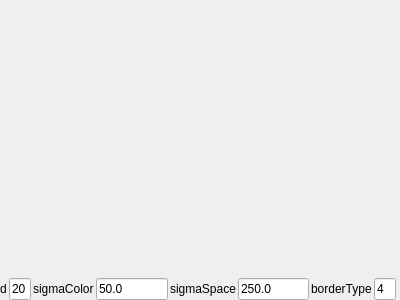
<?xml version="1.0" encoding="UTF-8"?>
<ui version="4.0">
 <class>BilateralWidget</class>
 <widget class="QWidget" name="BilateralWidget">
  <property name="geometry">
   <rect>
    <x>0</x>
    <y>0</y>
    <width>400</width>
    <height>300</height>
   </rect>
  </property>
  <property name="windowTitle">
   <string>BilateralWidget</string>
  </property>
  <layout class="QVBoxLayout" name="verticalLayout">
   <property name="leftMargin">
    <number>0</number>
   </property>
   <property name="topMargin">
    <number>0</number>
   </property>
   <property name="rightMargin">
    <number>0</number>
   </property>
   <property name="bottomMargin">
    <number>0</number>
   </property>
   <item>
    <widget class="QScrollArea" name="scrollArea">
     <property name="frameShape">
      <enum>QFrame::NoFrame</enum>
     </property>
     <property name="widgetResizable">
      <bool>true</bool>
     </property>
     <widget class="QWidget" name="scrollAreaWidgetContents">
      <property name="geometry">
       <rect>
        <x>0</x>
        <y>0</y>
        <width>400</width>
        <height>274</height>
       </rect>
      </property>
      <layout class="QVBoxLayout" name="verticalLayout_2">
       <property name="leftMargin">
        <number>0</number>
       </property>
       <property name="topMargin">
        <number>0</number>
       </property>
       <property name="rightMargin">
        <number>0</number>
       </property>
       <property name="bottomMargin">
        <number>0</number>
       </property>
       <item>
        <widget class="QLabel" name="labelImage"/>
       </item>
      </layout>
     </widget>
    </widget>
   </item>
   <item>
    <widget class="QWidget" name="widget" native="true">
     <layout class="QHBoxLayout" name="horizontalLayout">
      <property name="spacing">
       <number>2</number>
      </property>
      <property name="leftMargin">
       <number>0</number>
      </property>
      <property name="topMargin">
       <number>0</number>
      </property>
      <property name="rightMargin">
       <number>0</number>
      </property>
      <property name="bottomMargin">
       <number>0</number>
      </property>
      <item>
       <widget class="QLabel" name="label">
        <property name="text">
         <string>d</string>
        </property>
       </widget>
      </item>
      <item>
       <widget class="QLineEdit" name="lineEditD">
        <property name="maximumSize">
         <size>
          <width>25</width>
          <height>16777215</height>
         </size>
        </property>
        <property name="text">
         <string>20</string>
        </property>
        <property name="maxLength">
         <number>3</number>
        </property>
       </widget>
      </item>
      <item>
       <widget class="QLabel" name="label_2">
        <property name="text">
         <string>sigmaColor</string>
        </property>
       </widget>
      </item>
      <item>
       <widget class="QLineEdit" name="lineEditSigmaColor">
        <property name="text">
         <string>50.0</string>
        </property>
       </widget>
      </item>
      <item>
       <widget class="QLabel" name="label_3">
        <property name="text">
         <string>sigmaSpace</string>
        </property>
       </widget>
      </item>
      <item>
       <widget class="QLineEdit" name="lineEditSigmaSpace">
        <property name="text">
         <string>250.0</string>
        </property>
       </widget>
      </item>
      <item>
       <widget class="QLabel" name="labelBorderType">
        <property name="text">
         <string>borderType</string>
        </property>
       </widget>
      </item>
      <item>
       <widget class="QLineEdit" name="lineEditBorderType">
        <property name="maximumSize">
         <size>
          <width>25</width>
          <height>16777215</height>
         </size>
        </property>
        <property name="text">
         <string>4</string>
        </property>
        <property name="maxLength">
         <number>3</number>
        </property>
       </widget>
      </item>
      <item>
       <spacer name="horizontalSpacer">
        <property name="orientation">
         <enum>Qt::Horizontal</enum>
        </property>
        <property name="sizeHint" stdset="0">
         <size>
          <width>40</width>
          <height>20</height>
         </size>
        </property>
       </spacer>
      </item>
     </layout>
    </widget>
   </item>
  </layout>
 </widget>
 <layoutdefault spacing="6" margin="11"/>
 <resources/>
 <connections/>
</ui>
